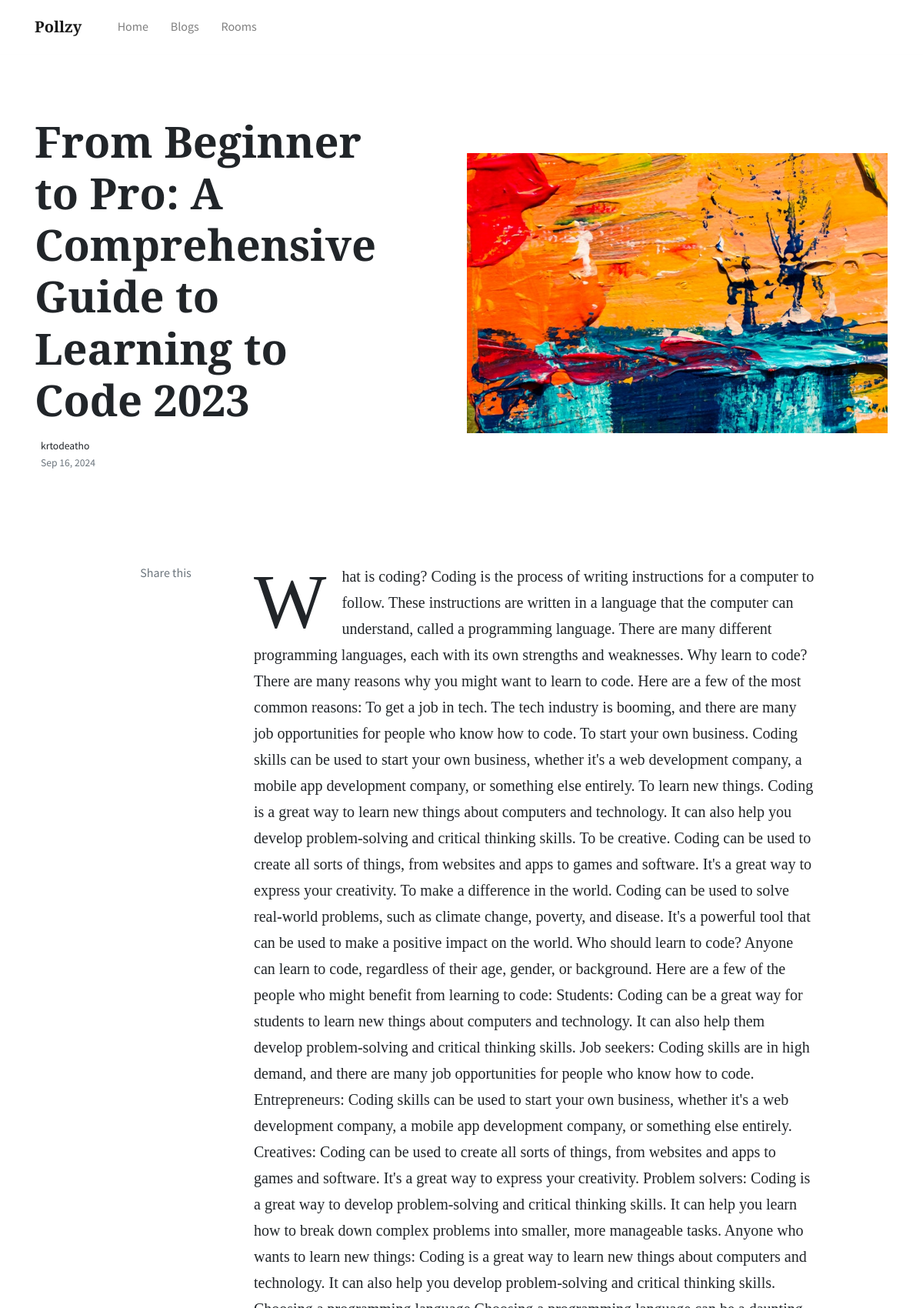
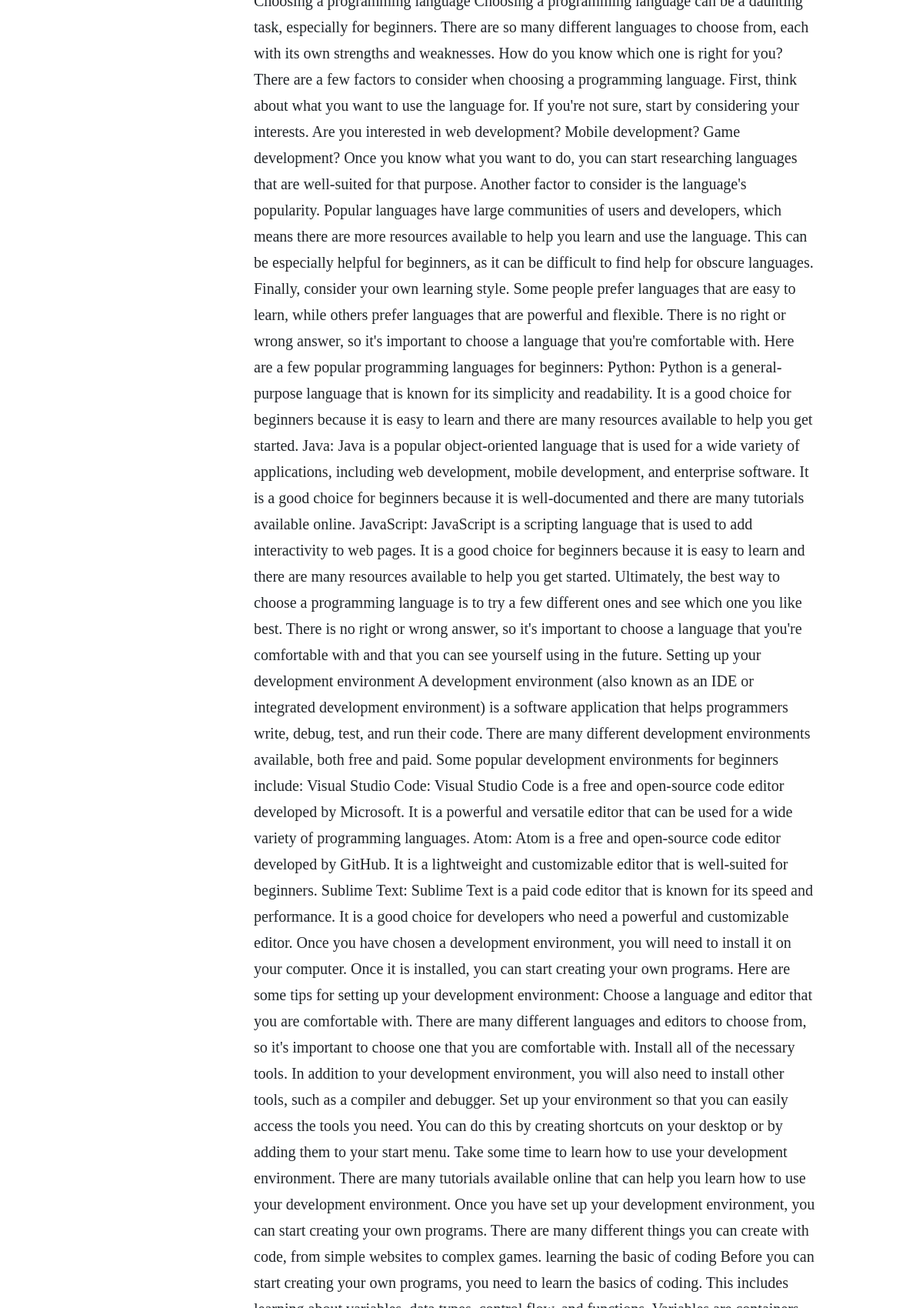
Screenshot of /blogs/1/ (upper part) with the database file from the repository (2 pictures, top to bottom).
### polls/models.py (models this page shows, shortened)
class Blog(models.Model):
    title = models.CharField(max_length=200)
    body = models.TextField()
    pub_date = models.DateTimeField("date published")
    author = models.ForeignKey('auth.User', on_delete=models.CASCADE)
    thumbnail = models.ImageField(upload_to='blog_images/',null=True, blank=True)
    def summary(self):
        return self.body[:175]+'...'
    def pub_date_pretty(self):
        return self.pub_date.strftime('%b %e, %Y')

### polls/views.py (the view)
# urls.py: path('blogs/<int:id>/', views.blog_detail, name='blog_detail'),
def blog_detail(request, id):
    blog = get_object_or_404(Blog, pk=id)
    related_blogs = Blog.objects.exclude(pk=id)
    data = {
        'blog': blog,
        'related_blogs': related_blogs
    }
    return render(request, "blog_detail.html", data)

### polls/templates/blog_detail.html (shortened to what this page needs)
<!DOCTYPE html>
<html lang="en">
<head>
    {% load static %}
    <link rel="stylesheet" href="https://use.fontawesome.com/releases/v5.3.1/css/all.css"
>
    <link href="{% static 'assets/css/main.css' %}" rel="stylesheet" />
    <link href="{% static 'assets/css/index.css' %}" rel="stylesheet" />
</head>
<body>
    <nav class="topnav navbar navbar-expand-lg navbar-light bg-white fixed-top">
        <div class="container">
            <a class="navbar-brand" href="/"><strong>Pollzy</strong></a>
            <div class="navbar-collapse collapse" id="navbarColor02" style="">
                <ul class="navbar-nav mr-auto d-flex align-items-center">
                    <li class="nav-item">
                        <a class="nav-link" href="/">Home <span class="sr-only">(current)</span></a>
                    </li>
                    <li class="nav-item">
                        <a class="nav-link" href="/blogs">Blogs</a>
                    </li>
                    <li class="nav-item">
                        <a class="nav-link" href="/rooms">Rooms</a>
                    </li>
                </ul>
            </div>
        </div>
    </nav>
    <div class="container">
        <div class="jumbotron jumbotron-fluid mb-3 pl-0 pt-0 pb-0 bg-white position-relative">
            <div class="h-100 tofront">
                <div class="row justify-content-between">
                    <div class="col-md-6 pt-6 pb-6 pr-6 align-self-center">
                        <h1 class="display-4 secondfont mb-3 font-weight-bold">{{blog.title}}</h1>
                        <div class="d-flex align-items-center">
                            <small class="ml-2">{{blog.author}} <span
                                    class="text-muted d-block">{{blog.pub_date_pretty}}</span>
                            </small>
                        </div>
                    </div>
                    <div class="col-md-6 pt-6 pb-6 align-self-center pr-0">
                        <img src="/media/{{  blog.thumbnail }}">
                    </div>
                </div>
            </div>
        </div>
    </div>
    <div class="container pt-4 pb-4">
        <div class="row justify-content-center">
            <div class="col-lg-2 pr-4 mb-4 col-md-12">
                <div class="sticky-top text-center">
                    <div class="text-muted">
                        Share this
                    </div>
                </div>
            </div>
            <div class="col-md-12 col-lg-8">
                <article class="article-post">
                    <p>
                    </p>
                </article>
            </div>
        </div>
    </div>
</body>
</html>

### rows the page displays
Blog: title "From Beginner to Pro: A Comprehensive Guide to Learning to Code 2023", author "krtodeatho", pub_date_pretty "Sep 16, 2024", thumbnail (picture)
